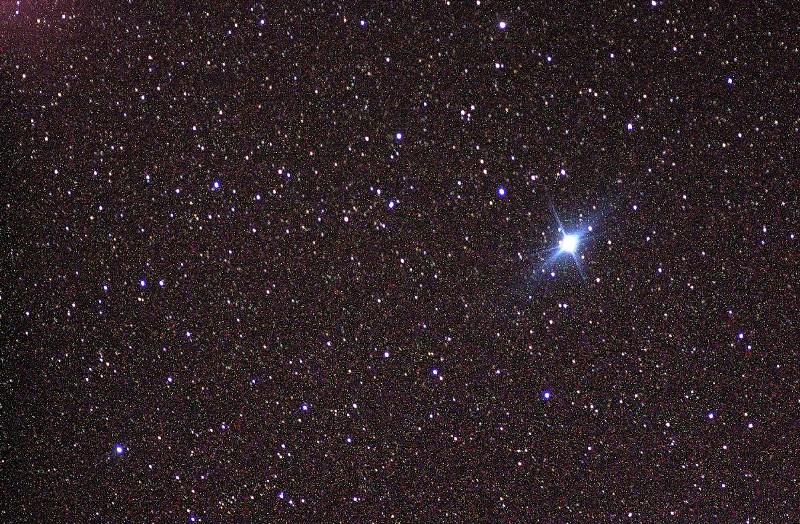
#> input picture laba 4/image_of_stars/06304651d80415ec2c876f602bc41bab.jpg, 800 x 524 px; its folder holds only this picture in this run
$ python -i main.py   (imports and definitions only)
#> lines starting #> are read from the running program, lines starting #| are printed output that depends on the picture; after the words box and inside, x2 and y2 are one past the last pixel; in counts of white or black regions, pixels touching at a corner belong together


import os
import cv2
import time
import timeit
import logging
import threading
import tkinter as tk
from tkinter import filedialog, messagebox, ttk


class ImageAnalysis:
    def __init__(self, image_path: str):
        self.stars_count = 0
        self.planets_count = 0
        self.image_path = image_path
        self.image = cv2.imread(image_path)
#> self.image is the input picture: shape (524, 800, 3); mean B, G, R 38.3, 34.9, 47.2
        self.images = [self.image]

        if self.image is None:
            raise ValueError("Failed to upload image!")

        if self.image.shape[0] > 4000 and self.image.shape[1] > 4000:
            self.images = []
            height, width = self.image.shape[0],  self.image.shape[1]

            for i in range(0, height, 4000):
                for j in range(0, width, 4000):
                    if height - i < 4000 or width - j < 4000:
                        continue
                    HEIGHT = i + 4000 if height - i - 4000 >= 4000 else height
                    WIDTH = j + 4000 if width - j - 4000 >= 4000 else width
                    self.images.append(self.image[i:HEIGHT, j:WIDTH])

    # [57 lines left out: functions analyze_cropped, analyze_cropped_parallel, not called in this run]

    def analyze(self) -> None:
        """ Grayscale conversion, binarization, and contour search """
        gray_image = cv2.cvtColor(self.image, cv2.COLOR_BGR2GRAY)
        _, binary_image = cv2.threshold(gray_image, 211, 255, cv2.THRESH_BINARY)
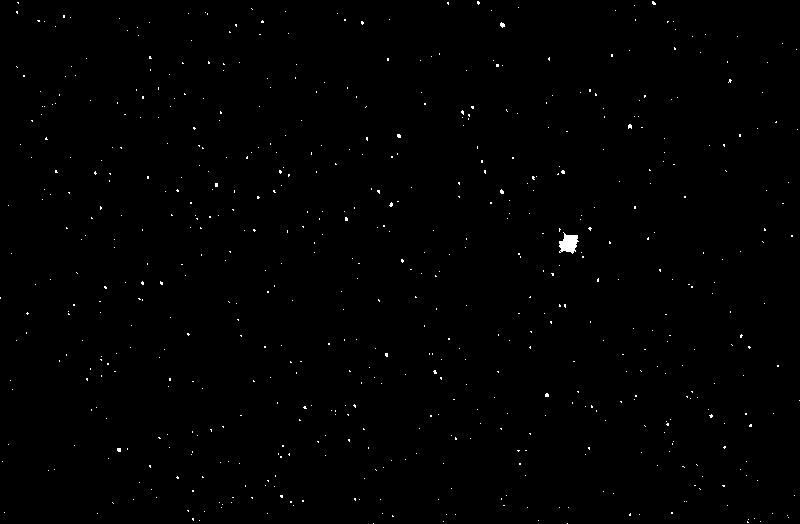
#> binary_image: shape (524, 800); 0.44% white in thin lines or dots
        contours, _ = cv2.findContours(binary_image, cv2.RETR_EXTERNAL, cv2.CHAIN_APPROX_SIMPLE)
#> contours = 614 contours, 613 with area under 20; largest, box (x1, y1, x2, y2) and area: (559, 232, 579, 254) 240

        """ Classification of objects and allocation """
        for _, contour in enumerate(contours):
            if cv2.contourArea(contour) < 1:
                """ Planets red """
                cv2.drawContours(self.image, [contour], -1, (0, 255, 0), 2)
                self.planets_count += 1
            else:
                """ Stars green """
                cv2.drawContours(self.image, [contour], -1, (0, 0, 255), 2)
                self.stars_count += 1
#> this loop made 614 passes
#> contour on passes 1 to 12: [[567, 523]], [[373, 523]], [[760, 521]], [[747, 521], [747, 522], [748, 522]], [[443, 521]], [[538, 520]], [[199, 520]], [[748, 519]], [[754, 518]], [[192, 518], [192, 519], [193, 520], [193, 518]], [[788, 517]], [[787, 515]]
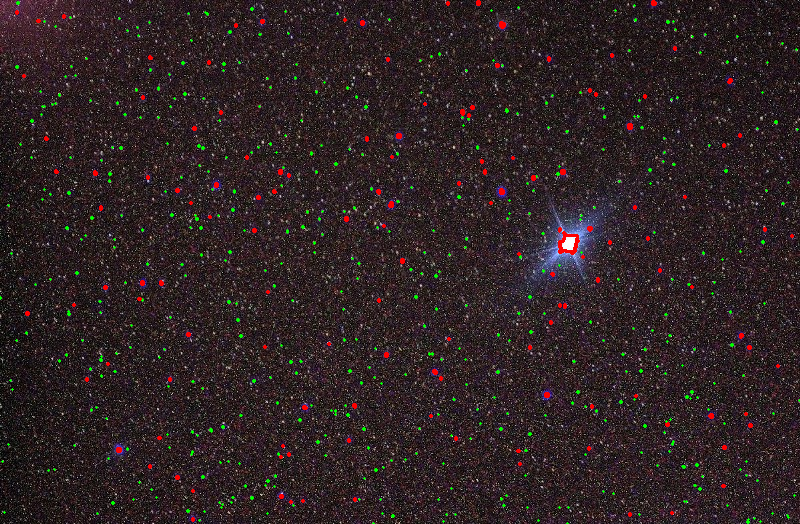
#> self.image: shape (524, 800, 3); 1.42% of pixels changed, all inside (x1, y1, x2, y2) = (0, 0, 800, 524)
#> after the loop, self.planets_count = 478; self.stars_count = 136

        cv2.imwrite(os.path.join("processed_images", os.path.basename(self.image_path.replace(".jpg", " (out).jpg"))), self.image)
        cv2.destroyAllWindows()

    # [20 lines left out: function print_statistics, not called in this run]


class ImageAnalysisApp:
    # [86 lines left out: functions __init__, create_interface, select_input_folder, select_output_folder, start_threading, process_images and 1 more, not called in this run]


# [4 lines not run here, left out]

>>> result = ImageAnalysis('image_of_stars/06304651d80415ec2c876f602bc41bab.jpg').analyze()
